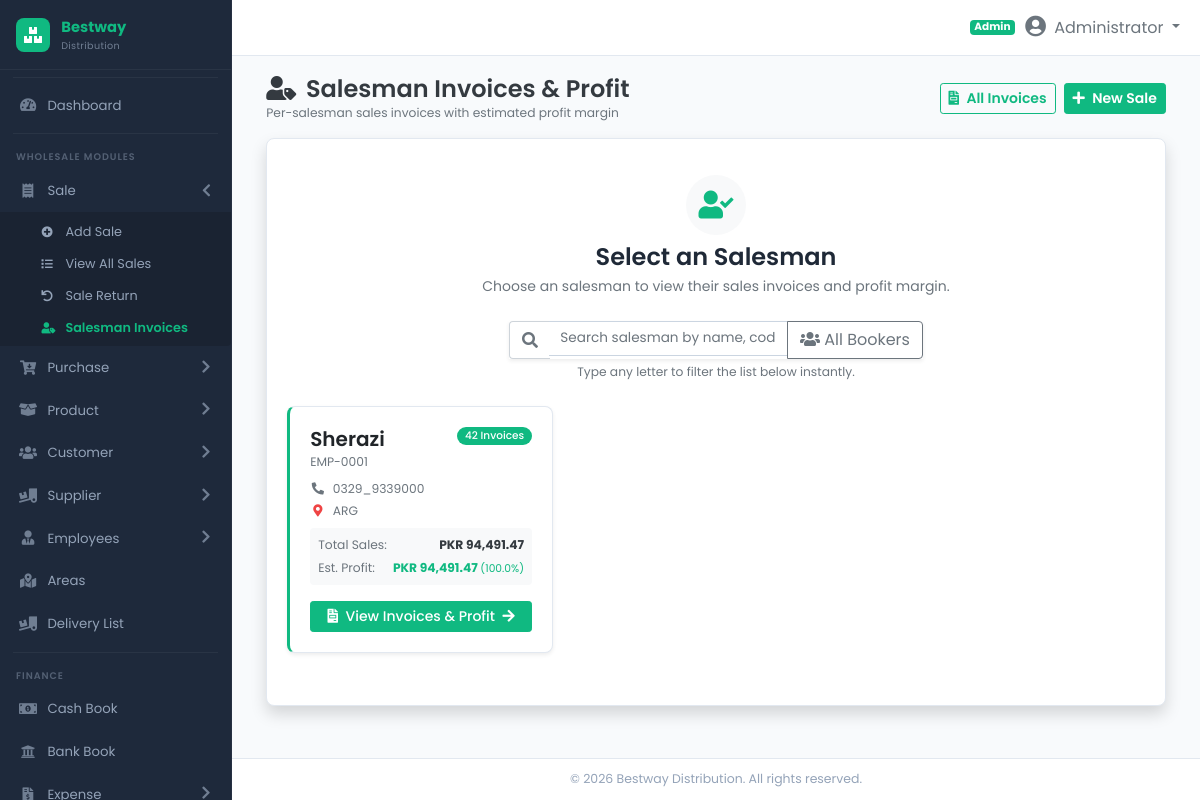
Screenshot of /modules/sale/order_booker_invoices.php (signed in) with the database file from the repository.
### tables this page shows
CREATE TABLE IF NOT EXISTS `employees` (
  `id` INT AUTO_INCREMENT PRIMARY KEY,
  `user_id` INT NULL,
  `emp_code` VARCHAR(50) NULL,
  `full_name` VARCHAR(100) NOT NULL,
  `employee_type` ENUM('general', 'salesman') NOT NULL DEFAULT 'salesman',
  `phone` VARCHAR(20) NULL,
  `area` VARCHAR(255) NULL,
  `cnic` VARCHAR(30) NULL,
  `address` VARCHAR(255) NULL,
  `joining_date` DATE NULL,
  `salary` DECIMAL(12,2) DEFAULT 0.00,
  `commission_rate` DECIMAL(5,2) NOT NULL DEFAULT 0.00,
  `status` TINYINT(1) DEFAULT 1,
  `created_at` DATE NOT NULL,
  `updated_at` DATE NULL,
  INDEX (`user_id`),
  INDEX (`employee_type`),
  INDEX (`status`),
  FOREIGN KEY (`user_id`) REFERENCES `users` (`id`) ON DELETE SET NULL
);

### includes/functions.php (called while the page is built, shortened)
<?php
if (!function_exists('formatCurrency')) {
    function formatCurrency($amount) {
        return number_format((float)$amount, 2);
    }
}

### modules/sale/order_booker_invoices.php (the view, shortened to what this page needs)
<?php
require_once __DIR__ . '/../../includes/header.php';
$ob = isset($_GET['order_booker_id']) ? trim((string)$_GET['order_booker_id']) : '';
$b_agg_stmt = $pdo->query("
    SELECT e.id, e.full_name AS name, e.emp_code AS booker_code, e.phone, e.area, e.address,
           COUNT(si.id) AS invoice_count,
           COALESCE(SUM(si.grand_total), 0) AS total_sales
    FROM employees e
    LEFT JOIN sales_invoices si ON si.booker_id = e.id
    WHERE e.employee_type = 'salesman' AND e.status = 1
    GROUP BY e.id, e.full_name, e.emp_code, e.phone, e.area, e.address
    ORDER BY e.full_name ASC
");
$all_bookers = $b_agg_stmt->fetchAll();
?>
<main id="main">
  <div class="container-fluid">
    <div class="d-flex flex-column flex-sm-row justify-content-between align-items-sm-center mb-3">
      <div class="me-3 mb-2 mb-sm-0">
        <h4 class="fw-bold mb-0 text-dark"><i class="fas fa-user-tag mr-1"></i> Salesman Invoices &amp; Profit</h4>
        <p class="text-muted small mb-0">Per-salesman sales invoices with estimated profit margin</p>
      </div>
      <div class="d-flex flex-wrap gap-2">
        <a href="sales.php" class="btn btn-sm btn-outline-primary fw-semibold">
          <i class="fas fa-file-invoice mr-1"></i> All Invoices
        </a>
        <a href="new_sale.php" class="btn btn-sm btn-success fw-semibold">
          <i class="fas fa-plus mr-1"></i> New Sale
        </a>
      </div>
    </div>
    <div class="card shadow mb-4">
      <div class="card-body">
        <?php if ($ob === ''): ?>
          <div class="py-3">
            <div class="text-center mb-4">
              <div class="d-inline-flex align-items-center justify-content-center bg-light rounded-circle mb-2" style="width: 60px; height: 60px;">
                <i class="fas fa-user-check fa-2x text-primary"></i>
              </div>
              <h4 class="font-weight-bold text-gray-800 mb-1">Select an Salesman</h4>
              <p class="text-muted">Choose an salesman to view their sales invoices and profit margin.</p>
            </div>
            <div class="row justify-content-center mb-4">
              <div class="col-md-7 col-lg-6">
                <div class="input-group shadow-sm">
                  <div class="input-group-prepend">
                    <span class="input-group-text bg-white border-right-0"><i class="fas fa-search text-muted"></i></span>
                  </div>
                  <input type="text" id="bookerQuickFilter" class="form-control border-left-0" placeholder="Search salesman by name, code, phone, or address..." autocomplete="off">
                  <?php if (count($all_bookers) > 0): ?>
                    <div class="input-group-append">
                      <a href="order_booker_invoices.php?order_booker_id=all" class="btn btn-outline-secondary" title="View invoices for all salesmen">
                        <i class="fas fa-users"></i> All Bookers
                      </a>
                    </div>
                  <?php endif; ?>
                </div>
                <small class="text-muted d-block mt-1 text-center">Type any letter to filter the list below instantly.</small>
              </div>
            </div>
            <div class="row" id="bookerCardsRow">
              <?php if (empty($all_bookers)): ?>
                <div class="col-12 text-center text-muted py-5">
                  <i class="fas fa-user-slash fa-3x mb-3 text-secondary"></i>
                  <p class="mb-0">No active salesmen found in the system.</p>
                  <a href="<?= BASE_URL ?>modules/employees/create.php" class="btn btn-primary btn-sm mt-2"><i class="fas fa-user-plus"></i> Add Salesman</a>
                </div>
              <?php else: ?>
                <?php foreach ($all_bookers as $b): ?>
                  <?php
                    $b_sales  = (float)$b['total_sales'];
                    $b_cost   = (float)$b['total_cost'];
                    $b_profit = $b_sales - $b_cost;
                    $b_margin = $b_sales > 0 ? ($b_profit / $b_sales) * 100 : 0;
                  ?>
                  <div class="col-md-6 col-lg-4 mb-3 booker-card-item" data-search="<?= htmlspecialchars(strtolower($b['name'] . ' ' . ($b['booker_code'] ?? '') . ' ' . ($b['address'] ?? '') . ' ' . ($b['phone'] ?? ''))) ?>">
                    <div class="card h-100 border-left-primary shadow-sm">
                      <div class="card-body">
                        <div class="d-flex justify-content-between align-items-start mb-2">
                          <div>
                            <h5 class="font-weight-bold mb-0 text-gray-900"><?= htmlspecialchars($b['name']) ?></h5>
                            <small class="text-muted"><?= htmlspecialchars($b['booker_code'] ?? '') ?></small>
                          </div>
                          <span class="badge badge-primary badge-pill px-2 py-1"><?= (int)$b['invoice_count'] ?> Invoices</span>
                        </div>
                        <div class="small text-muted mb-2 text-truncate">
                          <?php if (!empty($b['phone'])): ?>
                            <div><i class="fas fa-phone-alt fa-fw mr-1"></i> <?= htmlspecialchars($b['phone']) ?></div>
                          <?php endif; ?>
                          <?php if (!empty($b['address'])): ?>
                            <div class="mt-1"><i class="fas fa-map-marker-alt fa-fw mr-1 text-danger"></i> <?= htmlspecialchars($b['address']) ?></div>
                          <?php endif; ?>
                        </div>
                        <div class="bg-light rounded p-2 mb-3">
                          <div class="d-flex justify-content-between small mb-1">
                            <span class="text-muted">Total Sales:</span>
                            <strong class="text-dark">PKR <?= formatCurrency($b_sales) ?></strong>
                          </div>
                          <div class="d-flex justify-content-between small">
                            <span class="text-muted">Est. Profit:</span>
                            <strong class="<?= $b_profit >= 0 ? 'text-success' : 'text-danger' ?>">
                              PKR <?= formatCurrency($b_profit) ?>
                              <?php if ($b_sales > 0): ?><small>(<?= number_format($b_margin, 1) ?>%)</small><?php endif; ?>
                            </strong>
                          </div>
                        </div>
                        <a href="order_booker_invoices.php?order_booker_id=<?= $b['id'] ?>" class="btn btn-primary btn-block btn-sm">
                          <i class="fas fa-file-invoice mr-1"></i> View Invoices &amp; Profit <i class="fas fa-arrow-right ml-1"></i>
                        </a>
                      </div>
                    </div>
                  </div>
                <?php endforeach; ?>
              <?php endif; ?>
            </div>
          </div>
        <?php endif; ?>
      </div>
    </div>
  </div>
</main>
<?php require_once __DIR__ . '/../../includes/footer.php'; ?>

### assets/css/style.css (style rules this page uses)
:root { --sidebar-bg: #1e293b; --sidebar-hover: #334155; --sidebar-active: #10b981; --sidebar-active-bg: rgba(16, 185, 129, 0.12); --sidebar-text: #94a3b8; --sidebar-text-hover: #ffffff; --sidebar-width: 232px; --primary: #10b981; --primary-dark: #059669; --secondary: #6366f1; --success: #10b981; --info: #0ea5e9; --warning: #f59e0b; --danger: #ef4444; --body-bg: #f8fafc; --card-bg: #ffffff; --card-shadow: 0 1px 2px rgba(0,0,0,0.05), 0 1px 3px rgba(0,0,0,0.08); --topbar-height: 56px; --sidebar-radius: 10px; }
* { margin: 0; padding: 0; box-sizing: border-box; }
body { font-family: 'Poppins', 'Inter', 'Segoe UI', system-ui, -apple-system, sans-serif; background: var(--body-bg); overflow-x: hidden; font-size: 14px; }
.card { border: 1px solid #e2e8f0; box-shadow: var(--card-shadow); border-radius: 0.5rem; background: var(--card-bg); }
.border-left-primary { border-left: 3px solid var(--primary) !important; }
.text-primary { color: var(--primary) !important; }
.text-success { color: var(--success) !important; }
.text-danger { color: var(--danger) !important; }
.btn-primary { background: var(--primary); border-color: var(--primary); color: #fff; font-weight: 500; }
.btn-outline-primary { color: var(--primary); border-color: var(--primary); background: transparent; }
.btn-success { background: var(--success); border-color: var(--success); color: #fff; }
.badge-primary { background: var(--primary); color: #fff; font-weight: 500; }
.form-control, .form-select { border-radius: 0.4rem; border-color: #cbd5e1; font-size: 0.85rem; padding: 0.5rem 0.7rem; transition: border-color 0.2s, box-shadow 0.2s; }
.text-gray-800 { color: #1f2937; }
.font-weight-bold { font-weight: 600 !important; }
.shadow { box-shadow: var(--card-shadow); }
.btn-block { display: block; width: 100%; }
.fw-bold { font-weight: 600 !important; }
.fw-semibold { font-weight: 600 !important; }
.me-3 { margin-right: 1rem !important; }
.gap-2 { gap: 0.5rem !important; }

### rows the page displays
employees: full_name "Sherazi", emp_code "EMP-0001", invoice_count "42", phone "0329_9339000", address "ARG", b_sales "94,491.47", b_profit "94,491.47", b_margin "100.0"

### other values shown
roleLabel($_SESSION['user_role'] ?? 'Admin') "Admin"
$_SESSION['user_fullname'] "Administrator"
